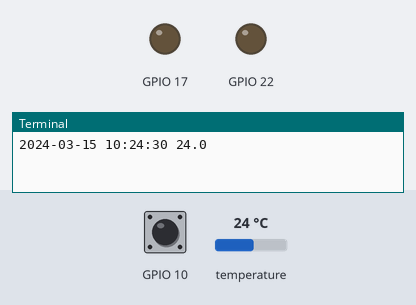
Recording of a program running on a simulated Raspberry Pi (BCM pin numbers). Shown: output pins drawn as LEDs (lit = HIGH), the last lines printed to the terminal. Inputs (shaded band) come from the test bench; at power-on: temperature 24 °C, GPIO 10 HIGH. The clock reads 2024-03-15 10:24:30 at power-on unless the program sets it.

Above: at 5.0 s.
5.1 s: temperature set to 25.3 °C
13.7 s: temperature set to 26.6 °C
At 23.4 s:
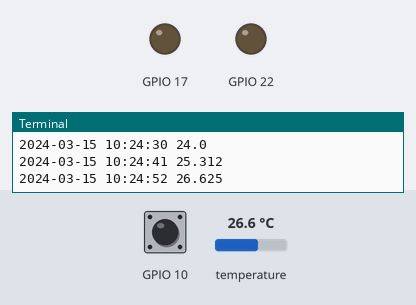
23.7 s: temperature set to 12 °C
At 32.8 s:
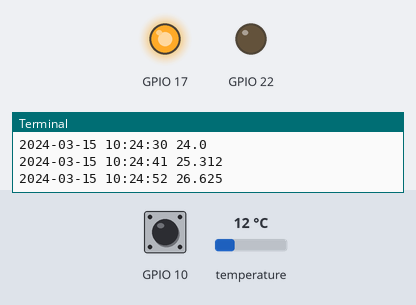
33.7 s: temperature set to 28 °C
At 45.0 s:
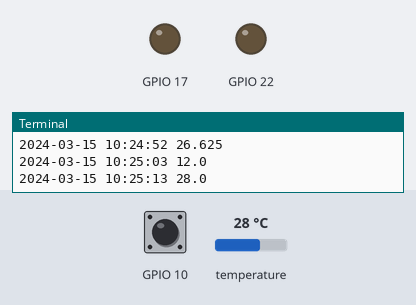
Timing chart, 0 to 46.2 s (numbered marks = the images above; inputs shaded):
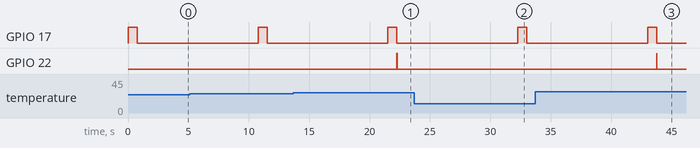

The program:

7_temperature2.py
```python
#!/usr/bin/python

import glob, os
from time import sleep
from datetime import datetime
import RPi.GPIO as GPIO # import our GPIO library
GPIO.setmode(GPIO.BCM) # set the board numbering system to BCM
GPIO.setup(17,GPIO.OUT) # LED
GPIO.setup(22,GPIO.OUT) # Buzzer
GPIO.setup(10, GPIO.IN, pull_up_down=GPIO.PUD_UP) # Button

os.system('clear')

base_dir = '/sys/bus/w1/devices/'
device_folder = glob.glob(base_dir + '28*')[0]
device_file = device_folder + '/w1_slave'

def read_temp_raw():
    f = open(device_file, 'r')
    lines = f.readlines()
    f.close()
    return lines

def read_temp():
    GPIO.output(17,GPIO.HIGH)
    lines = read_temp_raw()
    while lines[0].strip()[-3:] != 'YES':
        sleep(0.2)
        lines = read_temp_raw()
    equals_pos = lines[1].find('t=')

    if equals_pos != -1:
        temp_string = lines[1][equals_pos+2:]
        temp_c = float(temp_string) / 1000.0
        #temp_f = temp_c * 9.0 / 5.0 + 32.0
        GPIO.output(17,GPIO.LOW)
        return temp_c

while ( GPIO.input(10) != False ):
    tempy=read_temp()
    if tempy >= 26:
        GPIO.output(22,GPIO.HIGH)
        sleep(.01)
        GPIO.output(22,GPIO.LOW)
    t = datetime.now().strftime('%Y-%m-%d %H:%M:%S')
    print t, tempy
    sleep(10)

GPIO.output(17,GPIO.LOW)
GPIO.cleanup()
```

Measured:
- after the input at 13.7 s, GPIO 22: LOW → HIGH after 8.6 s, → LOW 0.01 s later
- after the input at 23.7 s, GPIO 22: stays LOW (without the input it goes to HIGH after 9.3 s)
- after the input at 33.7 s, GPIO 22: LOW → HIGH after 10.1 s, → LOW 0.01 s later
